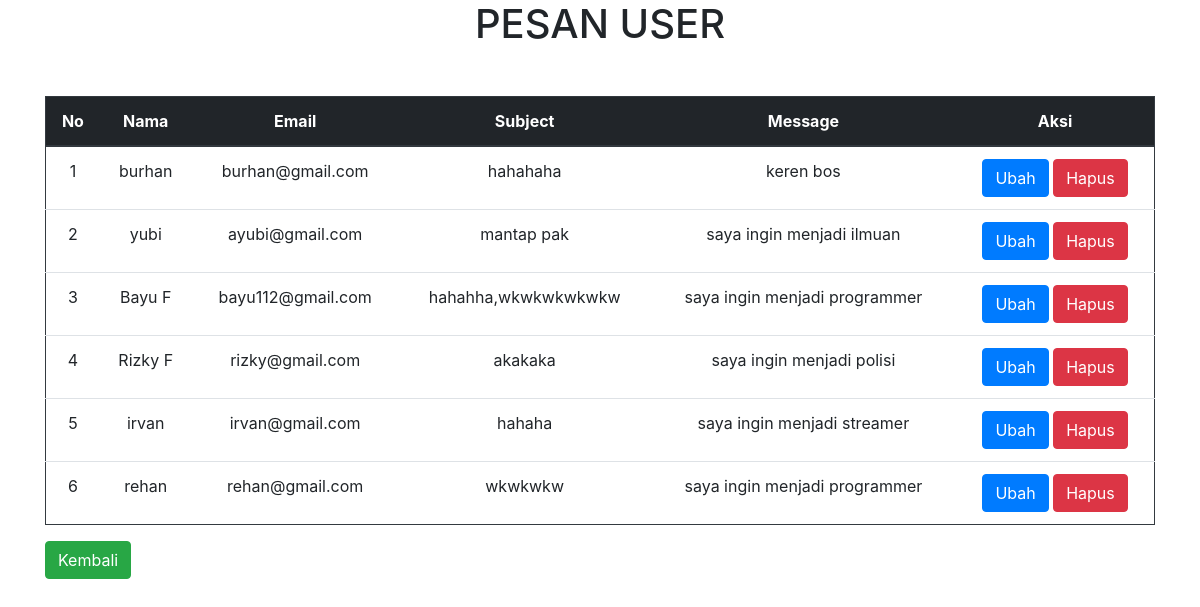
The app's page /admin.php with its own data.
### tables this page shows
CREATE TABLE `murid` (
  `id` int(11) NOT NULL,
  `nama` varchar(225) NOT NULL,
  `email` varchar(100) NOT NULL,
  `subjects` varchar(225) NOT NULL,
  `messages` varchar(500) NOT NULL
);

### function.php (called while the page is built, shortened)
<?php
    $conn = mysqli_connect("localhost","root","","siswa");
    function query($query) {
        global $conn;
        $result = mysqli_query($conn,$query);
        $rows = [];
        while ($row = mysqli_fetch_assoc($result)) {
            $rows[] = $row;
        }
        return $rows;
    }
?>

### admin.php (the view, shortened to what this page needs)
<?php
    require "function.php";
    $siswa = query("SELECT * FROM murid ORDER BY id DESC");
?>
<!doctype html>
<html lang="en">
  <head>
    <link rel="stylesheet" href="https://cdn.jsdelivr.net/npm/bootstrap@4.0.0/dist/css/bootstrap.min.css">
  </head>
  <body>
    <div class="text-center mb-5">
        <div class="text-uppercase">
            <h1>pesan user</h1>
        </div>
    </div>
    <div class="container">
        <table class="table border border-dark">
        <thead class="text-center thead-dark text-capitalize">
          <tr>
            <th scope="col">no</th>
            <th scope="col">nama</th>
            <th scope="col">email</th>
            <th scope="col">subject</th>
            <th scope="col">message</th>
            <th scope="col">aksi</th>
          </tr>
        </thead>
        <tbody class="text-center">
        <?php $i = 1; ?>
              <?php foreach ($siswa as $row) : ?>
              <tr>
                  <td><?= $i; ?></td>
                  <td><?= $row["nama"]; ?></td>
                  <td><?= $row["email"]; ?></td>
                  <td><?= $row["subjects"]; ?></td>
                  <td><?= $row["messages"]; ?></td>
                  <td>
                      <a class="btn btn-primary" href="ubah.php?id=<?= $row["id"]; ?>" role="button">Ubah</a>
                      <a class="btn btn-danger" href="hapus.php?id=<?= $row["id"]; ?>" onclick="return confirm('Anda yakin?');">Hapus</a>
                  </td>
              </tr>
              <?php $i++; ?>
          <?php endforeach; ?>
        </tbody>
      </table>
          <a class="btn btn-success" href="index.php">Kembali</a>
    </div>
  </body>
</html>

### records on screen
murid: nama "burhan", email "burhan@gmail.com", subjects "hahahaha", messages "keren bos"
murid: nama "yubi", email "ayubi@gmail.com", subjects "mantap pak", messages "saya ingin menjadi ilmuan"
murid: nama "Bayu F", email "bayu112@gmail.com", subjects "hahahha,wkwkwkwkwkw", messages "saya ingin menjadi programmer"
murid: nama "Rizky F", email "rizky@gmail.com", subjects "akakaka", messages "saya ingin menjadi polisi"
murid: nama "irvan", email "irvan@gmail.com", subjects "hahaha", messages "saya ingin menjadi streamer"
murid: nama "rehan", email "rehan@gmail.com", subjects "wkwkwkw", messages "saya ingin menjadi programmer"
